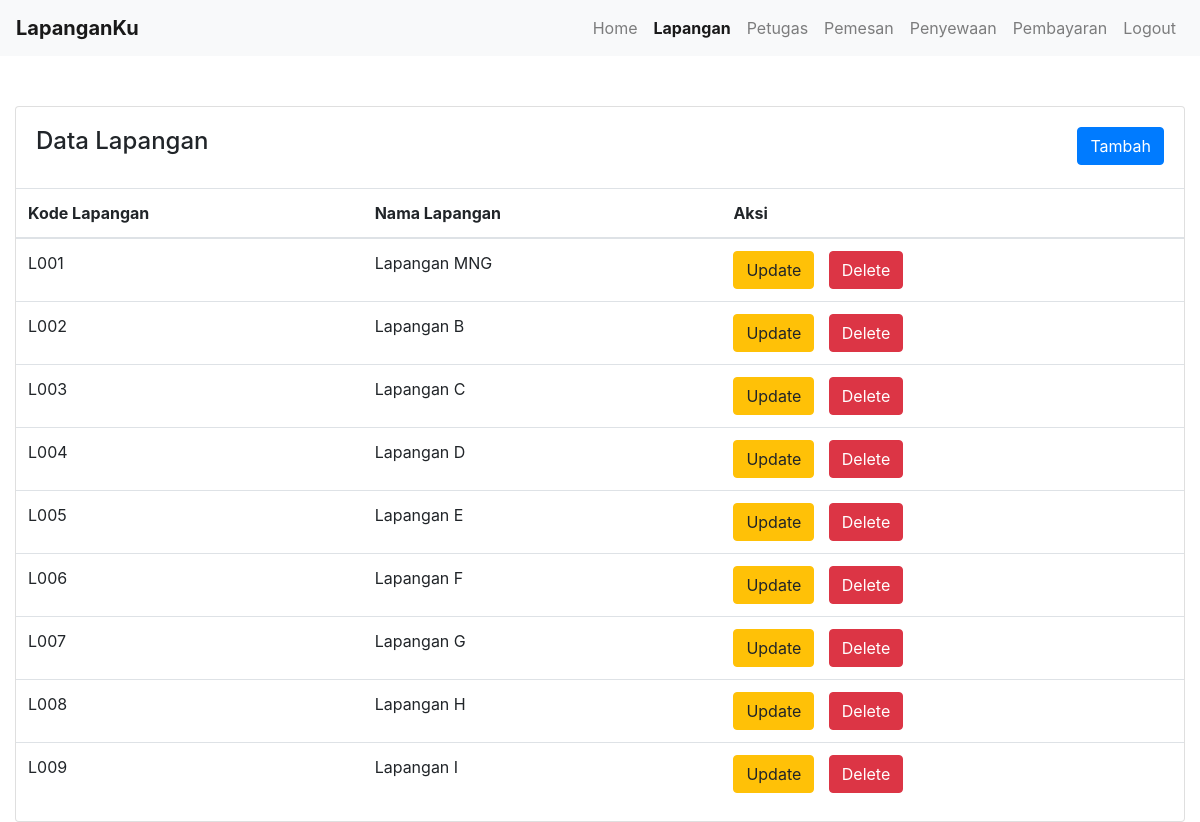
Screenshot of /lapangan/index.php with the database file from the repository.
### tables this page shows
CREATE TABLE `lapangan` (
  `kode_lapangan` varchar(10) NOT NULL,
  `nama_lapangan` varchar(25) NOT NULL
);

### lapangan/index.php (the view, shortened to what this page needs)
<?php
include_once("../connect.php");
$result = mysqli_query($mysqli, "select * from lapangan");
?>
<!DOCTYPE html>
<html lang="en">
<head>
    <link rel="stylesheet" href="https://cdn.jsdelivr.net/npm/bootstrap@4.6.1/dist/css/bootstrap.min.css">
</head>
<body>
    <section id="header">
        <nav class="navbar navbar-expand-lg navbar-light bg-light">
            <a class="navbar-brand" href="#"><span style="font-weight: bold;">LapanganKu</a>
            <div class="collapse navbar-collapse justify-content-end" id="navbarNav">
                <ul class="navbar-nav">
                    <li class="nav-item">
                        <a class="nav-link" href="../login/dashboard.php">Home</a>
                    </li>
                    <li class="nav-item active">
                        <a class="nav-link" href="../lapangan/index.php"><span style="font-weight: bold;">Lapangan</span></a>
                    </li>
                    <li class="nav-item">
                        <a class="nav-link" href="../petugas/index.php">Petugas</a>
                    </li>
                    <li class="nav-item">
                        <a class="nav-link" href="../pemesan/index.php">Pemesan</a>
                    </li>
                    <li class="nav-item">
                        <a class="nav-link" href="../penyewaan/index.php">Penyewaan</a>
                    </li>
                    <li class="nav-item">
                        <a class="nav-link" href="../pembayaran/index.php">Pembayaran</a>
                    </li>
                    <li class="nav-item">
                        <a class="nav-link" href="logout.php">Logout</a>
                    </li>
                </ul>
            </div>
        </nav>
    </section>
    <div class="col-12" style="margin-top: 50px;">
        <div class="card">
            <div class="card-body">
                <h4 class="card-title">Data Lapangan
                    <a href="#tambah" data-toggle="modal" style="float:right" class="btn btn-primary">Tambah</a>
                </h4>
            </div>
            <div class="table-responsive">
                <table class="table table-hover">
                    <thead>
                        <tr>
                            <th scope="col">Kode Lapangan</th>
                            <th scope="col">Nama Lapangan</th>
                            <th scope="col">Aksi</th>
                        </tr>
                    </thead>
                    <tbody>
                        <?php
                        foreach ($result as $data) {
                            echo '
                            <tr>
                            <td>' . $data['kode_lapangan'] . '</td>
                            <td>' . $data['nama_lapangan'] . '</td>
                            <td>
                            <a href="edit.php?kode_lapangan=' . $data['kode_lapangan'] . '" class="btn btn-warning">Update</a>
                            <a style="margin-left:10px" href="#" onclick="deleteData(' . "'$data[kode_lapangan]'" . ')" class="btn btn-danger">Delete</td>
                            </tr>
                            ';
                        }
                        ?>
                    </tbody>
                </table>
            </div>
        </div>
    </div>
</body>
</html>

### rows the page displays
lapangan: kode_lapangan "L001", nama_lapangan "Lapangan MNG"
lapangan: kode_lapangan "L002", nama_lapangan "Lapangan B"
lapangan: kode_lapangan "L003", nama_lapangan "Lapangan C"
lapangan: kode_lapangan "L004", nama_lapangan "Lapangan D"
lapangan: kode_lapangan "L005", nama_lapangan "Lapangan E"
lapangan: kode_lapangan "L006", nama_lapangan "Lapangan F"
lapangan: kode_lapangan "L007", nama_lapangan "Lapangan G"
lapangan: kode_lapangan "L008", nama_lapangan "Lapangan H"
lapangan: kode_lapangan "L009", nama_lapangan "Lapangan I"
